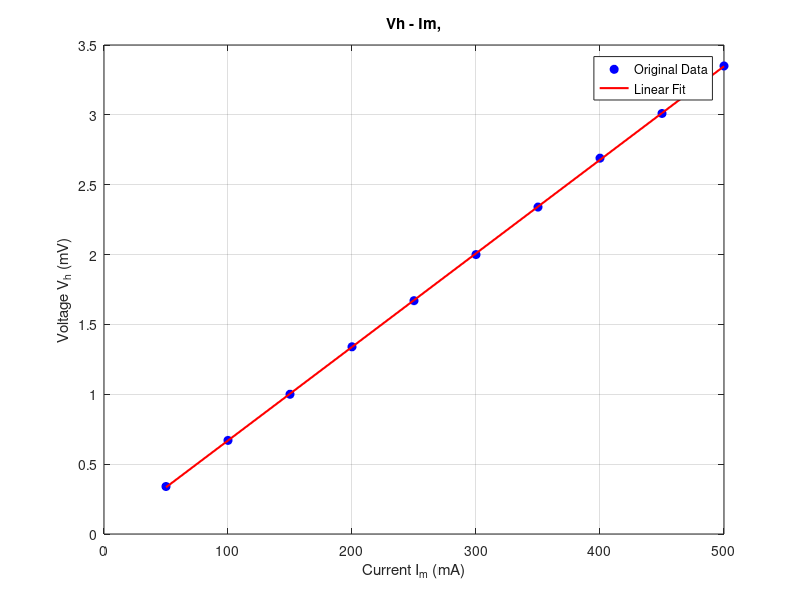

Here is the MATLAB script that generated this plot:
% 假设 V_h_data 和 I_m_data 分别是电压和电流数据
V_h_data = [0.34,0.67,1.00,1.34,1.67,2.00,2.34,2.69,3.01,3.35];  % 电压数据 (mV)
I_m_data = [50,100,150,200,250,300,350,400,450,500];  % 电流数据 (mA)

% 线性拟合：拟合电压与电流的关系 V_h = a * I_s + b
p = polyfit(I_m_data, V_h_data, 1);  % 1表示线性拟合，p是拟合的系数 [a, b]

% 计算拟合曲线的电压值
V_h_fit = polyval(p, I_m_data);  % 使用拟合的系数计算拟合曲线的值

% 绘制原始数据和拟合直线
figure;
plot(I_m_data, V_h_data, 'bo', 'MarkerFaceColor', 'b');  % 绘制原始数据点
hold on;
plot(I_m_data, V_h_fit, 'r-', 'LineWidth', 1.5);  % 绘制拟合直线
xlabel('Current I_m (mA)');
ylabel('Voltage V_h (mV)');
title('Vh - Im,');
legend('Original Data', 'Linear Fit', 'Location', 'best');
grid on;
hold off;

% 输出拟合方程的系数
fprintf('Linear fit equation: V_h = %f * I_s + %f\n', p(1), p(2));